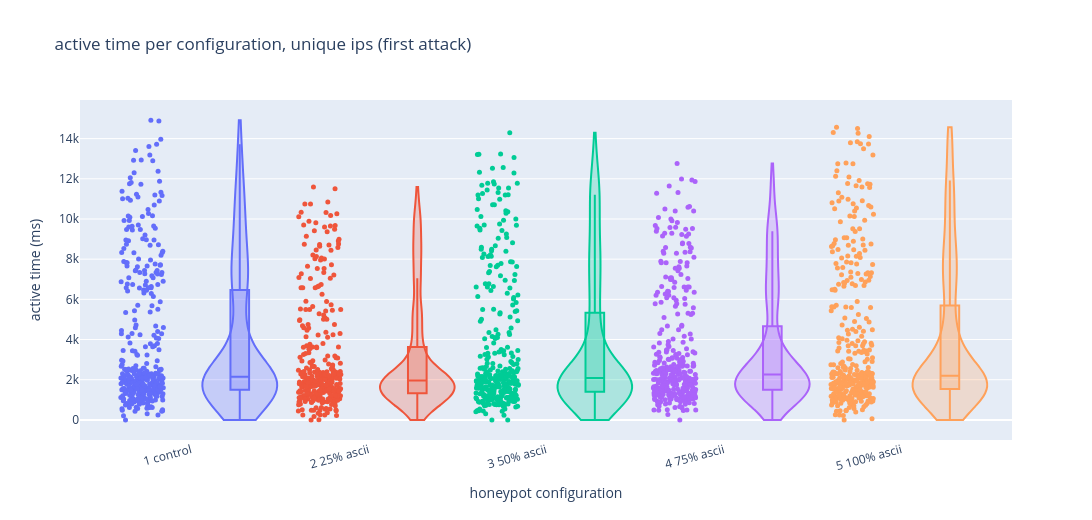

The notebook cell saved with this chart:
### Code cell
print(f"unique ips: {len(first)} (from {len(known)} attacks with an ip)")

first_trimmed = first[first.groupby(group_col)["active_ms"].transform(iqr_mask)]
print(f"removed {len(first) - len(first_trimmed)} outliers, {len(first_trimmed)} unique ips remaining")

fig_time_unique, plot_time_unique = make_violin(
    first_trimmed,
    "active_ms",
    "active time per configuration, unique ips (first attack)",
    "active time (ms)",
)
fig_time_unique.show()
summary_time_unique = print_summary(plot_time_unique, "active_ms")

### Figure 1 — Plotly figure (JSON) as saved in the notebook; plotly's stock layout.template omitted (floating-point values rounded to 4 significant figures; data arrays with more than 128 entries replaced by an {"elided": "..."} marker saying what was removed)
{"data": [{"customdata": {"elided": "383 float values"}, "hovertemplate": "1 control<br>active time (ms)=%{customdata}<extra></extra>", "marker": {"color": "#636EFA", "opacity": 1, "size": 5}, "mode": "markers", "name": "1 control observations", "type": "scatter", "x": {"elided": "383 float values"}, "y": {"elided": "383 float values"}}, {"box": {"visible": true}, "fillcolor": "rgba(99, 110, 250, 0.25)", "hovertemplate": "1 control<br>active time (ms)=%{y}<extra></extra>", "line": {"color": "#636EFA", "width": 2}, "meanline": {"visible": false}, "name": "1 control distribution", "points": false, "spanmode": "hard", "type": "violin", "width": 0.42, "x": {"elided": "383 float values"}, "y": {"elided": "383 float values"}}, {"customdata": {"elided": "345 float values"}, "hovertemplate": "2 25% ascii<br>active time (ms)=%{customdata}<extra></extra>", "marker": {"color": "#EF553B", "opacity": 1, "size": 5}, "mode": "markers", "name": "2 25% ascii observations", "type": "scatter", "x": {"elided": "345 float values"}, "y": {"elided": "345 float values"}}, {"box": {"visible": true}, "fillcolor": "rgba(239, 85, 59, 0.25)", "hovertemplate": "2 25% ascii<br>active time (ms)=%{y}<extra></extra>", "line": {"color": "#EF553B", "width": 2}, "meanline": {"visible": false}, "name": "2 25% ascii distribution", "points": false, "spanmode": "hard", "type": "violin", "width": 0.42, "x": {"elided": "345 float values"}, "y": {"elided": "345 float values"}}, {"customdata": {"elided": "346 float values"}, "hovertemplate": "3 50% ascii<br>active time (ms)=%{customdata}<extra></extra>", "marker": {"color": "#00CC96", "opacity": 1, "size": 5}, "mode": "markers", "name": "3 50% ascii observations", "type": "scatter", "x": {"elided": "346 float values"}, "y": {"elided": "346 float values"}}, {"box": {"visible": true}, "fillcolor": "rgba(0, 204, 150, 0.25)", "hovertemplate": "3 50% ascii<br>active time (ms)=%{y}<extra></extra>", "line": {"color": "#00CC96", "width": 2}, "meanline": {"visible": false}, "name": "3 50% ascii distribution", "points": false, "spanmode": "hard", "type": "violin", "width": 0.42, "x": {"elided": "346 float values"}, "y": {"elided": "346 float values"}}, {"customdata": {"elided": "356 float values"}, "hovertemplate": "4 75% ascii<br>active time (ms)=%{customdata}<extra></extra>", "marker": {"color": "#AB63FA", "opacity": 1, "size": 5}, "mode": "markers", "name": "4 75% ascii observations", "type": "scatter", "x": {"elided": "356 float values"}, "y": {"elided": "356 float values"}}, {"box": {"visible": true}, "fillcolor": "rgba(171, 99, 250, 0.25)", "hovertemplate": "4 75% ascii<br>active time (ms)=%{y}<extra></extra>", "line": {"color": "#AB63FA", "width": 2}, "meanline": {"visible": false}, "name": "4 75% ascii distribution", "points": false, "spanmode": "hard", "type": "violin", "width": 0.42, "x": {"elided": "356 float values"}, "y": {"elided": "356 float values"}}, {"customdata": {"elided": "379 float values"}, "hovertemplate": "5 100% ascii<br>active time (ms)=%{customdata}<extra></extra>", "marker": {"color": "#FFA15A", "opacity": 1, "size": 5}, "mode": "markers", "name": "5 100% ascii observations", "type": "scatter", "x": {"elided": "379 float values"}, "y": {"elided": "379 float values"}}, {"box": {"visible": true}, "fillcolor": "rgba(255, 161, 90, 0.25)", "hovertemplate": "5 100% ascii<br>active time (ms)=%{y}<extra></extra>", "line": {"color": "#FFA15A", "width": 2}, "meanline": {"visible": false}, "name": "5 100% ascii distribution", "points": false, "spanmode": "hard", "type": "violin", "width": 0.42, "x": {"elided": "379 float values"}, "y": {"elided": "379 float values"}}], "layout": {"height": 520, "showlegend": false, "title": {"text": "active time per configuration, unique ips (first attack)"}, "violingap": 0, "violinmode": "overlay", "width": 1300, "xaxis": {"range": [-0.35, 4.9], "tickangle": -15, "tickmode": "array", "ticktext": ["1 control", "2 25% ascii", "3 50% ascii", "4 75% ascii", "5 100% ascii"], "tickvals": [0.275, 1.275, 2.275, 3.275, 4.275], "title": {"text": "honeypot configuration"}}, "yaxis": {"title": {"text": "active time (ms)"}}}}
